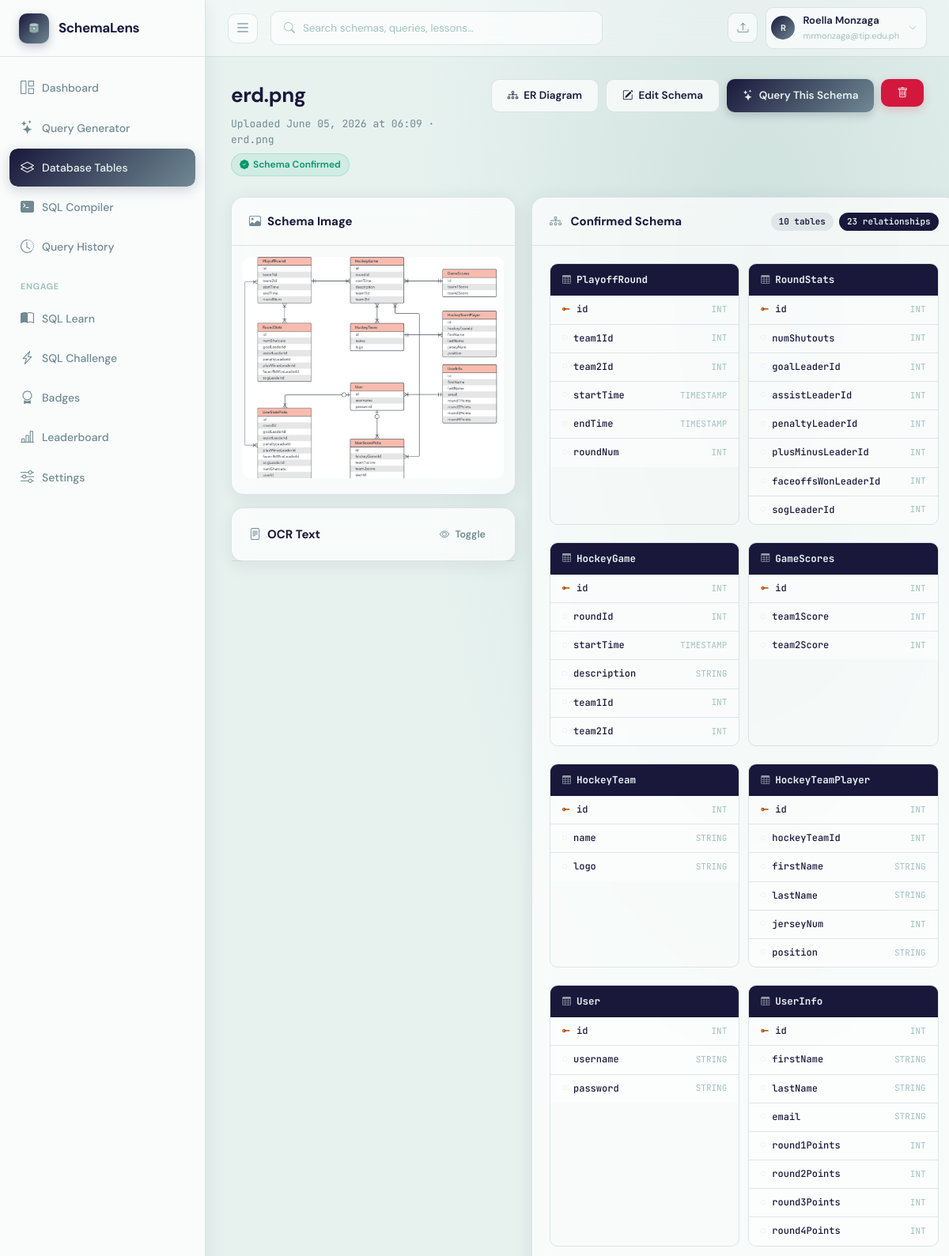
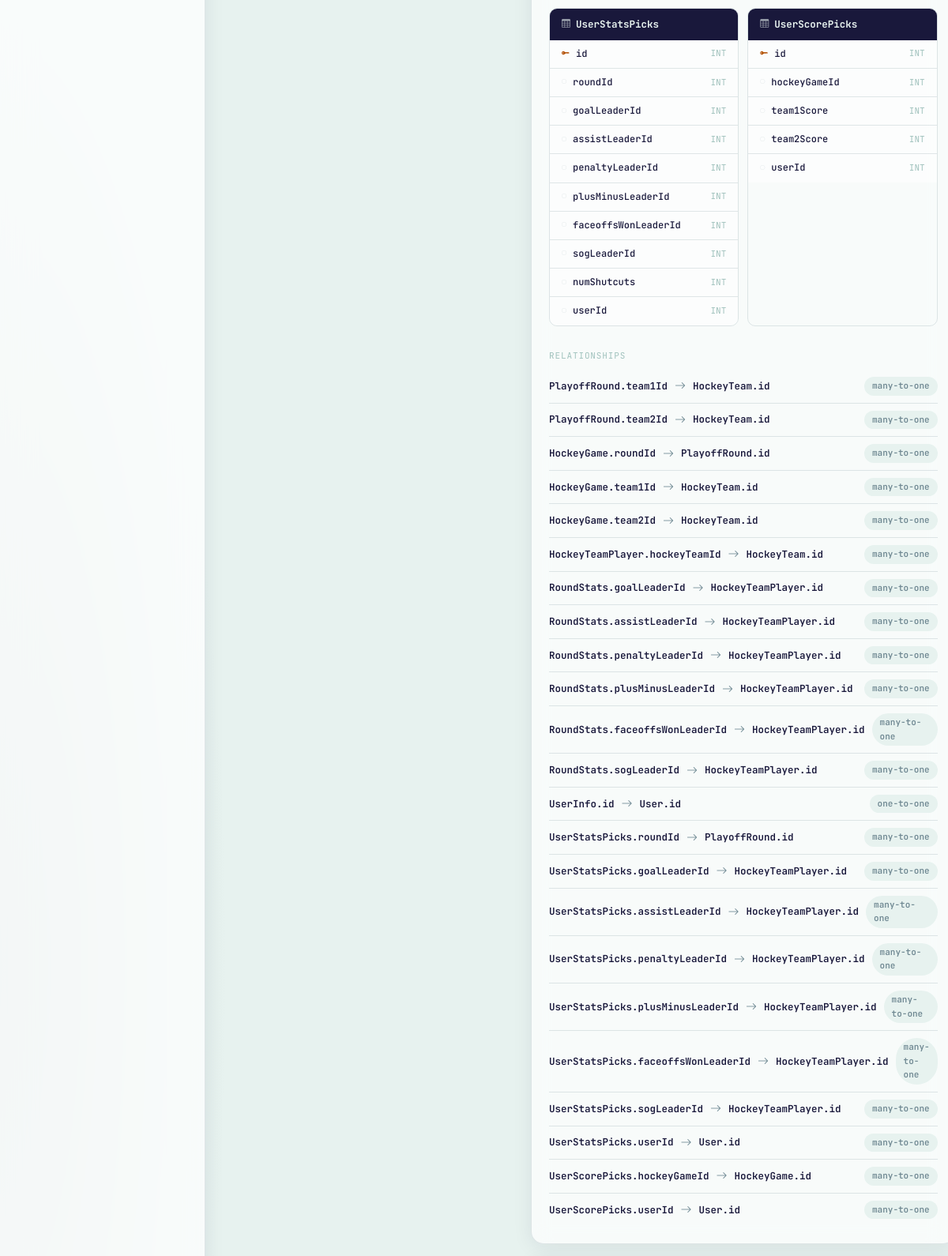
Screenshot of /schemas/14 (signed in, upper part) with the database file from the repository (2 pictures, top to bottom).
### app.py (models this page shows)
class User(UserMixin, db.Model):
    __tablename__ = "users"
    id           = db.Column(db.Integer, primary_key=True)
    name         = db.Column(db.String(120), nullable=False)
    email        = db.Column(db.String(200), unique=True, nullable=False)
    password     = db.Column(db.String(256), nullable=False)
    company      = db.Column(db.String(120), default="")
    role         = db.Column(db.String(80), default="")
    gemini_key   = db.Column(db.String(256), default="")
    last_active   = db.Column(db.DateTime, nullable=True)
    streak_days  = db.Column(db.Integer, default=0)
    created_at   = db.Column(db.DateTime, default=datetime.datetime.utcnow)
    agreement_accepted = db.Column(db.Boolean, default=False)
    agreement_accepted_at = db.Column(db.DateTime, nullable=True)
    schemas      = db.relationship("SchemaUpload", backref="owner", lazy=True,
                                   cascade="all, delete-orphan")
    queries      = db.relationship("QueryHistory", backref="owner", lazy=True,
                                   cascade="all, delete-orphan")
    badges       = db.relationship("UserBadge", backref="user", lazy=True,
                                   cascade="all, delete-orphan")
    challenges   = db.relationship("ChallengeAttempt", backref="user", lazy=True,
                                   cascade="all, delete-orphan")

class SchemaUpload(db.Model):
    __tablename__ = "schema_uploads"
    id            = db.Column(db.Integer, primary_key=True)
    user_id       = db.Column(db.Integer, db.ForeignKey("users.id"), nullable=False)
    filename      = db.Column(db.String(256), nullable=False)
    original_name = db.Column(db.String(256), nullable=False)
    schema_name   = db.Column(db.String(120), default="")
    ocr_text      = db.Column(db.Text, default="")
    parsed_schema = db.Column(db.Text, default="")   # JSON
    confirmed_schema = db.Column(db.Text, default="")  # JSON — user-confirmed/edited version
    uploaded_at   = db.Column(db.DateTime, default=datetime.datetime.utcnow)
    queries       = db.relationship("QueryHistory", backref="schema", lazy=True,
                                    cascade="all, delete-orphan")

### app.py (the view)
@app.route("/schemas/<int:schema_id>")
@login_required
def schema_detail(schema_id):
    schema = SchemaUpload.query.filter_by(id=schema_id, user_id=current_user.id).first_or_404()
    if schema.confirmed_schema:
        parsed = json.loads(schema.confirmed_schema)
    elif schema.parsed_schema:
        parsed = json.loads(schema.parsed_schema)
    else:
        parsed = {}
    queries = QueryHistory.query.filter_by(schema_id=schema_id)\
              .order_by(QueryHistory.created_at.desc()).all()
    return render_template("schema_detail.html", schema=schema, parsed=parsed, queries=queries)

### app.py (called while the page is built)
@login_manager.user_loader
def load_user(user_id):
    return db.session.get(User, int(user_id))

### templates/schema_detail.html (shortened to what this page needs)
{% extends "base.html" %}
{% block content %}
<div class="detail-header fade-in">
  <div>
    <h1>{{ schema.schema_name or schema.original_name }}</h1>
    <p>Uploaded {{ schema.uploaded_at.strftime('%B %d, %Y at %H:%M') }} · {{ schema.original_name }}</p>
    {% if schema.confirmed_schema %}
    <div class="confirmed-badge"><i class="bi bi-patch-check-fill"></i> Schema Confirmed</div>
    {% else %}
    <div style="display:inline-flex;align-items:center;gap:5px;padding:4px 10px;border-radius:100px;background:rgba(245,158,11,0.1);color:#d97706;font-size:12px;font-weight:600;border:1px solid rgba(245,158,11,0.2);margin-top:6px;">
      <i class="bi bi-exclamation-triangle-fill"></i> Not Yet Confirmed
    </div>
    {% endif %}
  </div>
  <div style="display:flex;gap:9px;flex-shrink:0;flex-wrap:wrap;justify-content:flex-end;">
    <a href="{{ url_for('er_diagram', schema_id=schema.id) }}" class="btn btn-outline">
      <i class="bi bi-diagram-3"></i> ER Diagram
    </a>
    <a href="{{ url_for('schema_confirm', schema_id=schema.id) }}" class="btn btn-outline">
      <i class="bi bi-pencil-square"></i> Edit Schema
    </a>
    <a href="{{ url_for('query_page') }}?schema_id={{ schema.id }}" class="btn btn-primary">
      <i class="bi bi-stars"></i> Query This Schema
    </a>
    <form method="POST" action="{{ url_for('delete_schema', schema_id=schema.id) }}"
          onsubmit="return confirm('Delete schema and all queries?');" style="margin:0;">
      <button type="submit" class="btn btn-danger"><i class="bi bi-trash"></i></button>
    </form>
  </div>
</div>
<div class="detail-grid">
  <div>
    <div class="card fade-in fade-in-1" style="margin-bottom:16px;">
      <div class="card-header"><div class="card-title"><i class="bi bi-image" style="color:var(--primary-mid);margin-right:8px;"></i>Schema Image</div></div>
      <div style="padding:14px;">
        <img src="{{ url_for('uploaded_file', filename=schema.filename) }}"
             alt="Schema" style="width:100%;border-radius:var(--radius-sm);max-height:360px;object-fit:contain;">
      </div>
    </div>
    <div class="card fade-in fade-in-2">
      <div class="card-header">
        <div class="card-title"><i class="bi bi-file-text" style="color:var(--primary-mid);margin-right:8px;"></i>OCR Text</div>
        <button class="btn btn-ghost btn-sm" onclick="toggleOcr()"><i class="bi bi-eye"></i> Toggle</button>
      </div>
    </div>
  </div>
  <div>
    <div class="card fade-in fade-in-2" style="margin-bottom:16px;">
      <div class="card-header">
        <div class="card-title">
          <i class="bi bi-diagram-3" style="color:var(--primary-mid);margin-right:8px;"></i>
          {% if schema.confirmed_schema %}Confirmed Schema{% else %}Parsed Schema{% endif %}
        </div>
        <div style="display:flex;gap:7px;">
          <span class="badge badge-mid">{{ parsed.tables|length if parsed.tables else 0 }} tables</span>
          <span class="badge badge-dark">{{ parsed.relationships|length if parsed.relationships else 0 }} relationships</span>
        </div>
      </div>
      <div class="card-body">
        {% if parsed.tables %}
          <div style="display:grid;grid-template-columns:repeat(auto-fill,minmax(200px,1fr));gap:11px;margin-bottom:18px;">
            {% for table in parsed.tables %}
            <div class="table-chip">
              <div class="table-chip-head">
                <i class="bi bi-table"></i> {{ table.name }}
              </div>
              {% for col in table.columns %}
              <div class="col-row">
                {% if col.primary_key %}
                <i class="bi bi-key-fill col-pk"></i>
                {% else %}
                <i class="bi bi-circle" style="font-size:6px;color:var(--border);"></i>
                {% endif %}
                <span class="col-name">{{ col.name }}</span>
                <span class="col-type">{{ col.type }}</span>
              </div>
              {% endfor %}
            </div>
            {% endfor %}
          </div>
          {% if parsed.relationships %}
          <div>
            <div style="font-size:11px;font-family:var(--mono);color:var(--text-xs);text-transform:uppercase;letter-spacing:.08em;margin-bottom:9px;">Relationships</div>
            {% for rel in parsed.relationships %}
            <div class="rel-row">
              <span class="rel-from">{{ rel.from_table }}.{{ rel.from_col }}</span>
              <i class="bi bi-arrow-right rel-arrow"></i>
              <span class="rel-from">{{ rel.to_table }}.{{ rel.to_col }}</span>
              <span class="badge badge-light" style="margin-left:auto;">{{ rel.type }}</span>
            </div>
            {% endfor %}
          </div>
          {% endif %}
        {% endif %}
      </div>
    </div>
  </div>
</div>
{% endblock %}

### templates/base.html (shortened to what this page needs)
<!DOCTYPE html>
<html lang="en">
<head>
  <link href="https://cdn.jsdelivr.net/npm/bootstrap-icons@1.11.3/font/bootstrap-icons.css" rel="stylesheet">
  <link rel="stylesheet" href="https://cdnjs.cloudflare.com/ajax/libs/highlight.js/11.9.0/styles/github-dark.min.css">
</head>
<body>
{% if current_user.is_authenticated %}
<aside class="sidebar" id="appSidebar" aria-label="Main Navigation">
  <div class="sidebar-logo">
    <a href="{{ url_for('dashboard') }}">
      <div class="logo-icon">
      </div>
      <span class="logo-text">SchemaLens</span>
    </a>
  </div>
  <nav class="sidebar-nav">
    <a href="{{ url_for('dashboard') }}" class="nav-item {% if request.endpoint=='dashboard' %}active{% endif %}">
      <i class="bi bi-grid-1x2" aria-hidden="true"></i> <span>Dashboard</span>
    </a>
    <a href="{{ url_for('query_page') }}" class="nav-item {% if request.endpoint=='query_page' %}active{% endif %}">
      <i class="bi bi-stars" aria-hidden="true"></i> <span>Query Generator</span>
    </a>
    <a href="{{ url_for('schemas') }}" class="nav-item {% if request.endpoint in ['schemas','schema_detail'] %}active{% endif %}">
      <i class="bi bi-layers" aria-hidden="true"></i> <span>Database Tables</span>
    </a>
    <a href="{{ url_for('sql_compiler') }}" class="nav-item {% if request.endpoint=='sql_compiler' %}active{% endif %}">
      <i class="bi bi-terminal-fill" aria-hidden="true"></i> <span>SQL Compiler</span>
    </a>
    <a href="{{ url_for('history') }}" class="nav-item {% if request.endpoint=='history' %}active{% endif %}">
      <i class="bi bi-clock-history" aria-hidden="true"></i> <span>Query History</span>
    </a>
    <div class="nav-section">Engage</div>
       <a href="{{ url_for('learn') }}" class="nav-item {% if request.endpoint=='learn' %}active{% endif %}">
      <i class="bi bi-book-half" aria-hidden="true"></i> <span>SQL Learn</span>
    </a>
    <a href="{{ url_for('challenge_page') }}" class="nav-item {% if request.endpoint=='challenge_page' %}active{% endif %}">
      <i class="bi bi-lightning-charge" aria-hidden="true"></i> <span>SQL Challenge</span>
    </a>
    <a href="{{ url_for('badges_page') }}"    class="nav-item {% if request.endpoint=='badges_page' %}active{% endif %}">
      <i class="bi bi-award" aria-hidden="true"></i> <span>Badges</span>
    </a>
    <a href="{{ url_for('leaderboard') }}"    class="nav-item {% if request.endpoint=='leaderboard' %}active{% endif %}">
      <i class="bi bi-bar-chart-line" aria-hidden="true"></i> <span>Leaderboard</span>
    </a>
    <a href="{{ url_for('settings') }}" class="nav-item {% if request.endpoint=='settings' %}active{% endif %}">
      <i class="bi bi-sliders" aria-hidden="true"></i> <span>Settings</span>
    </a>
  </nav>
</aside>
<header class="topbar">
  <button class="icon-btn" id="sidebarToggleBtn" onclick="toggleSidebar()" aria-label="Toggle Sidebar" aria-controls="appSidebar">
    <i class="bi bi-list" style="font-size: 20px;"></i>
  </button>
<div class="search-box" style="position:relative;" id="searchBoxWrapper">
    <i class="bi bi-search" aria-hidden="true" id="searchIcon"></i>
    <input
      type="text"
      id="globalSearchInput"
      placeholder="Search schemas, queries, lessons…"
      autocomplete="off"
      autocorrect="off"
      spellcheck="false"
      aria-label="Global Search"
      aria-autocomplete="list"
      aria-controls="searchDropdown"
      aria-expanded="false"
      role="combobox"
    >
  </div>
  <div class="topbar-right">
    <a href="{{ url_for('schemas') }}" class="icon-btn" title="Upload Schema" aria-label="Upload Schema"><i class="bi bi-upload"></i></a>
    <div class="user-dropdown-wrapper">
      <div class="topbar-user" id="topbarUserBtn" tabindex="0" role="button" aria-haspopup="true" aria-expanded="false" aria-label="User Menu">
        <div class="user-avatar" style="width:30px;height:30px;font-size:11px;">{{ current_user.name[0].upper() }}</div>
        <div>
          <div class="name">{{ current_user.name }}</div>
          <div class="email">{{ current_user.email[:22] }}{% if current_user.email|length>22 %}…{% endif %}</div>
        </div>
        <i class="bi bi-chevron-down" style="font-size:10px;color:var(--text-xs);margin-left:2px;" aria-hidden="true"></i>
      </div>
    </div>
  </div>
</header>
<div class="main">
  <div class="page">
    {% block content %}{% endblock %}
  </div>
</div>
{% else %}
{% block auth_content %}{% endblock %}
{% endif %}
</body>
</html>

### templates/schema_detail.html (style rules this page uses)
.detail-header { margin-bottom: 26px; display:flex; align-items:flex-start; justify-content:space-between; gap:16px; }
.detail-header h1 { font-size: 26px; font-weight: 700; letter-spacing: -.5px; margin-bottom: 5px; }
.detail-header p { font-size: 13px; color: var(--text-soft); font-family: var(--mono); }
.detail-grid { display: grid; grid-template-columns: 360px 1fr; gap: 20px; align-items: start; }
.table-chip { border: 1px solid var(--border); border-radius: var(--radius-sm); overflow: hidden; margin-bottom: 11px; }
.table-chip-head { background: var(--primary); color: var(--primary-xlight); padding: 10px 15px; font-size: 12.5px; font-weight: 700; display: flex; align-items: center; gap: 7px; font-family: var(--mono); }
.table-chip-head i { font-size: 11px; opacity: .6; }
.col-row { padding: 8px 15px; border-bottom: 1px solid var(--border); display: flex; align-items: center; gap: 8px; font-size: 12px; background: rgba(255,255,255,0.5); }
.col-row:last-child { border-bottom: none; }
.col-name { font-family: var(--mono); font-weight: 500; flex: 1; }
.col-type { font-family: var(--mono); font-size: 11px; color: var(--text-xs); }
.col-pk { font-size: 10px; color: var(--warning); }
.rel-row { display: flex; align-items: center; gap: 9px; padding: 9px 0; border-bottom: 1px solid var(--border); font-size: 12.5px; font-family: var(--mono); }
.rel-row:last-child { border-bottom: none; }
.rel-from { font-weight: 600; }
.rel-arrow { color: var(--primary-mid); font-size: 14px; }
.confirmed-badge { display: inline-flex; align-items: center; gap: 5px; padding: 4px 10px; border-radius: 100px; background: rgba(16,185,129,0.1); color: #059669; font-size: 12px; font-weight: 600; border: 1px solid rgba(16,185,129,0.2); margin-top: 6px; }

### rows the page displays
User: name "R", name "Roella Monzaga", email "mrmonzaga@tip.edu.ph"
SchemaUpload: schema_name "erd.png", uploaded_at "June 05, 2026 at 06:09", original_name "erd.png", filename (picture)

### other values shown
{{ parsed.tables|length if parsed.tables else 0 }} "10"
{{ parsed.relationships|length if parsed.relationships else 0 }} "23"
{{ table.name }} "PlayoffRound" "RoundStats" "HockeyGame" "GameScores" "HockeyTeam" "HockeyTeamPlayer" "User" "UserInfo" "UserStatsPicks" "UserScorePicks"
{{ col.name }} "id" "team1Id" "team2Id" "startTime" "endTime" "roundNum" "id" "numShutouts" "goalLeaderId" "assistLeaderId" "penaltyLeaderId" "plusMinusLeaderId" "faceoffsWonLeaderId" "sogLeaderId" "id" "roundId" "startTime" "description" "team1Id" "team2Id" "id" "team1Score" "team2Score" "id" "name" "logo" "id" "hockeyTeamId" "firstName" "lastName" "jerseyNum" "position" "id" "username" "password" "id" "firstName" "lastName" "email" "round1Points" "round2Points" "round3Points" "round4Points" "id" "roundId" "goalLeaderId" "assistLeaderId" "penaltyLeaderId" "plusMinusLeaderId" "faceoffsWonLeaderId" "sogLeaderId" "numShutcuts" "userId" "id" "hockeyGameId" "team1Score" "team2Score" "userId"
{{ col.type }} "INT" "INT" "INT" "TIMESTAMP" "TIMESTAMP" "INT" "INT" "INT" "INT" "INT" "INT" "INT" "INT" "INT" "INT" "INT" "TIMESTAMP" "STRING" "INT" "INT" "INT" "INT" "INT" "INT" "STRING" "STRING" "INT" "INT" "STRING" "STRING" "INT" "STRING" "INT" "STRING" "STRING" "INT" "STRING" "STRING" "STRING" "INT" "INT" "INT" "INT" "INT" "INT" "INT" "INT" "INT" "INT" "INT" "INT" "INT" "INT" "INT" "INT" "INT" "INT" "INT"
{{ rel.from_table }} "PlayoffRound" "PlayoffRound" "HockeyGame" "HockeyGame" "HockeyGame" "HockeyTeamPlayer" "RoundStats" "RoundStats" "RoundStats" "RoundStats" "RoundStats" "RoundStats" "UserInfo" "UserStatsPicks" "UserStatsPicks" "UserStatsPicks" "UserStatsPicks" "UserStatsPicks" "UserStatsPicks" "UserStatsPicks" "UserStatsPicks" "UserScorePicks" "UserScorePicks"
{{ rel.from_col }} "team1Id" "team2Id" "roundId" "team1Id" "team2Id" "hockeyTeamId" "goalLeaderId" "assistLeaderId" "penaltyLeaderId" "plusMinusLeaderId" "faceoffsWonLeaderId" "sogLeaderId" "id" "roundId" "goalLeaderId" "assistLeaderId" "penaltyLeaderId" "plusMinusLeaderId" "faceoffsWonLeaderId" "sogLeaderId" "userId" "hockeyGameId" "userId"
{{ rel.to_table }} "HockeyTeam" "HockeyTeam" "PlayoffRound" "HockeyTeam" "HockeyTeam" "HockeyTeam" "HockeyTeamPlayer" "HockeyTeamPlayer" "HockeyTeamPlayer" "HockeyTeamPlayer" "HockeyTeamPlayer" "HockeyTeamPlayer" "User" "PlayoffRound" "HockeyTeamPlayer" "HockeyTeamPlayer" "HockeyTeamPlayer" "HockeyTeamPlayer" "HockeyTeamPlayer" "HockeyTeamPlayer" "User" "HockeyGame" "User"
{{ rel.to_col }} "id" "id" "id" "id" "id" "id" "id" "id" "id" "id" "id" "id" "id" "id" "id" "id" "id" "id" "id" "id" "id" "id" "id"
{{ rel.type }} "many-to-one" "many-to-one" "many-to-one" "many-to-one" "many-to-one" "many-to-one" "many-to-one" "many-to-one" "many-to-one" "many-to-one" "many-to-one" "many-to-one" "one-to-one" "many-to-one" "many-to-one" "many-to-one" "many-to-one" "many-to-one" "many-to-one" "many-to-one" "many-to-one" "many-to-one" "many-to-one"
